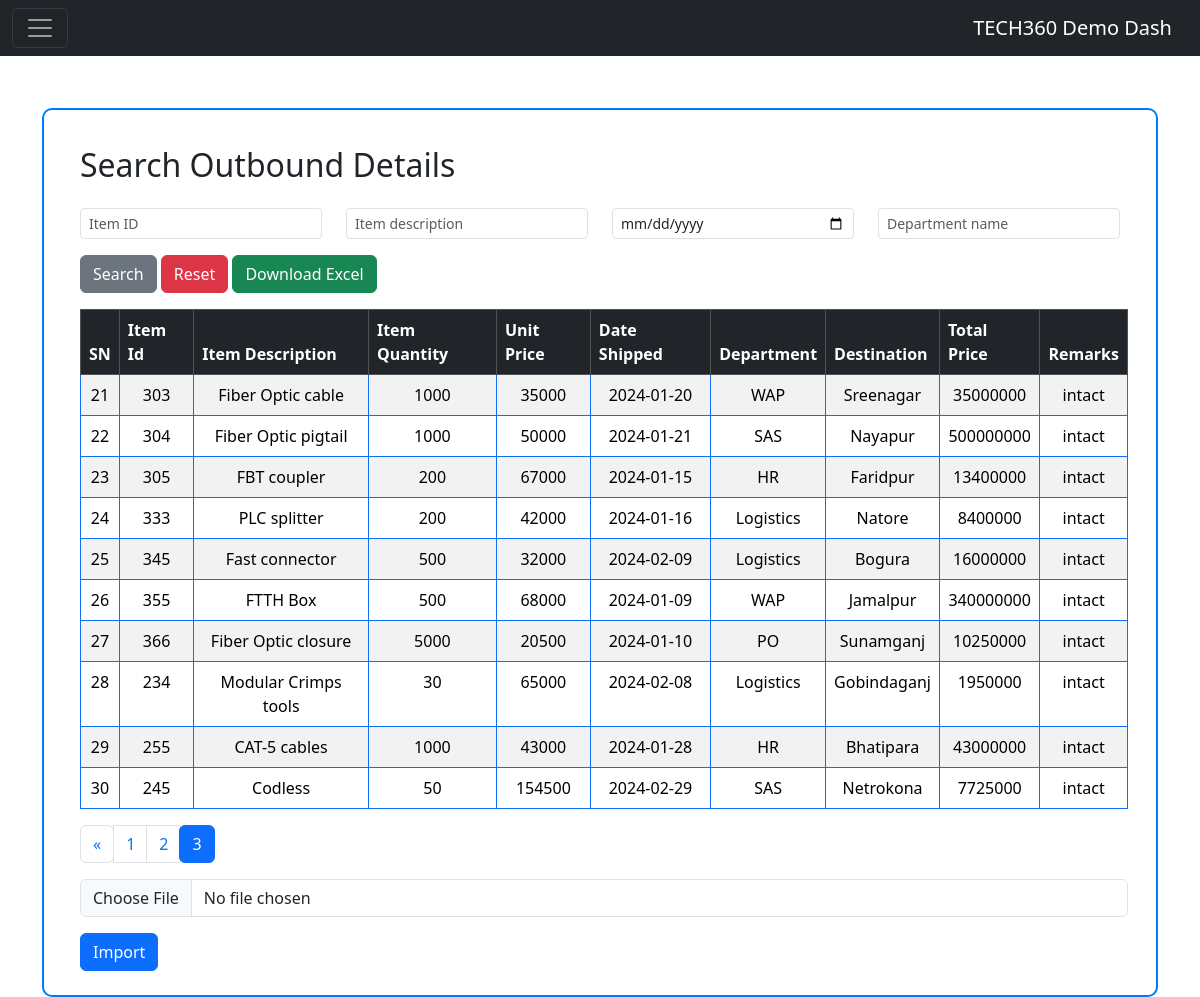
/outbound.php?page=3, run on the app's committed database.
### tables this page shows
CREATE TABLE `outbound` (
  `SN` int(3) NOT NULL,
  `item_id` varchar(6) NOT NULL,
  `item_description` varchar(50) NOT NULL,
  `item_quantity` varchar(100) NOT NULL,
  `unit_price` varchar(10000) NOT NULL,
  `date_shipped` date NOT NULL,
  `department` varchar(50) NOT NULL,
  `destination` varchar(50) NOT NULL,
  `total_price` varchar(100) NOT NULL,
  `remarks` varchar(500) NOT NULL
);

### outbound.php (the view, shortened to what this page needs)
<?php
$con = mysqli_connect('localhost', 'root', '', 'experiment');
?>
<!DOCTYPE html>
<html lang="en">
<head>
    <link rel="stylesheet" href="https://cdn.jsdelivr.net/npm/bootstrap@5.3.2/dist/css/bootstrap.rtl.min.css">
</head>
<body>
    <?php include 'index.php'; ?>
    <div class="container">
        <div class="row justify-content-center">
            <div class="col-md-12">
                <div class="container-box">
                    <form class="my-3 mx-3" method="post">
                        <h2 class="mb-4">Search Outbound Details</h2>
                        <div class="row">
                            <div class="col-md-3">
                                <input type="text" class="form-control form-control-sm mb-3" name="item_id" placeholder="Item ID">
                            </div>
                            <div class="col-md-3">
                                <input type="text" class="form-control form-control-sm mb-3" name="item_description" placeholder="Item description">
                            </div>
                            <div class="col-md-3">
                                <input type="date" class="form-control form-control-sm mb-3" name="date_shipped" placeholder="Extract Date">
                            </div>
                            <div class="col-md-3">
                                <input type="text" class="form-control form-control-sm mb-3" name="department" placeholder="Department name">
                            </div>
                        </div>
                        <div class="button-group">
                            <button type="submit" name="submit" class="btn btn-secondary">Search</button>
                            <button type="submit" name="reset" class="btn btn-danger">Reset</button>
                            <button type="submit" name="download_excel" class="btn btn-success">Download Excel</button>
                        </div>
                    </form>
                    <div class="container my-1 mx-1 table-container">
                        <table class="table table-bordered border-primary table-striped">
                            <thead class="table-dark">
                                <tr>
                                    <th>SN</th>
                                    <th>Item Id</th>
                                    <th>Item Description</th>
                                    <th>Item Quantity</th>
                                    <th>Unit Price</th>
                                    <th>Date Shipped</th>
                                    <th>Department</th>
                                    <th>Destination</th>
                                    <th>Total Price</th>
                                    <th>Remarks</th>
                                </tr>
                            </thead>
                            <tbody>
                                <?php
                                $columns_per_page = 10;
                                $records_per_page = $columns_per_page;
                                $current_page = isset($_GET['page']) ? $_GET['page'] : 1;
                                $start_from = ($current_page - 1) * $records_per_page;
                                if (!isset($_POST['submit'])) {
                                    $sql = "SELECT * FROM `outbound` WHERE SN <= 50 LIMIT $start_from, $records_per_page";
                                    $result = mysqli_query($con, $sql);
                                    while ($row = mysqli_fetch_assoc($result)) {
                                        echo "<tr>";
                                        echo '<td>' . $row['SN'] . '</td>
                                                <td>' . $row['item_id'] . '</td>
                                                <td>' . $row['item_description'] . '</td>
                                                <td>' . $row['item_quantity'] . '</td>
                                                <td>' . $row['unit_price'] . '</td>
                                                <td>' . $row['date_shipped'] . '</td>
                                                <td>' . $row['department'] . '</td>
                                                <td>' . $row['destination'] . '</td>
                                                <td>' . $row['total_price'] . '</td>
                                                <td>' . $row['remarks'] . '</td>';
                                        echo "</tr>";
                                    }
                                }
                                echo "</table>";
                                echo '<div>';
                                $total_records_sql = "SELECT COUNT(*) AS total_records FROM `outbound` WHERE SN <= 50";
                                $result = mysqli_query($con, $total_records_sql);
                                $total_records = mysqli_fetch_assoc($result)['total_records'];
                                $total_pages = ceil($total_records / $records_per_page);
                                echo '<nav aria-label="Page navigation example">';
                                echo '<ul class="pagination">';
                                if ($current_page > 1) {
                                    echo '<li class="page-item"><a class="page-link" href="?page=' . ($current_page - 1) . '" aria-label="Previous"><span aria-hidden="true">&laquo;</span></a></li>';
                                }
                                for ($i = 1; $i <= $total_pages; $i++) {
                                    echo '<li class="page-item ' . ($current_page == $i ? 'active' : '') . '"><a class="page-link" href="?page=' . $i . '">' . $i . '</a></li>';
                                }
                                echo '</ul>';
                                echo '</nav>';
                                ?>
                    </div>
                    <form action="" method="POST" enctype="multipart/form-data">
                    <input type="file" name="import_file" class="form-control" />
                    <button type="submit" name="save_excel_data" class="btn btn-primary mt-3">Import</button>
                </form>
                </div>
            </div>
        </div>
    </div>
    </div>
</body>
</html>

### outbound.php (style rules this page uses)
body { background-color: #f8f9fa; }
.container-box { border: 2px solid #007bff; padding: 20px; margin-top: 60px; border-radius: 10px; background-color: #fff; }
.form-control-sm { border-radius: 5px; }
.table-container { overflow-x: auto; }
table { width: 100%; border-collapse: collapse; }
th, td { padding: 5px; text-align: center; }
th { background-color: #007bff; color: #fff; }
tbody tr:nth-child(even) { background-color: #f2f2f2; }

### data on the page
outbound: SN "21", item "303", item_description "Fiber Optic cable", item_quantity "1000", unit_price "35000", date_shipped "2024-01-20", department "WAP", destination "Sreenagar", total_price "35000000", remarks "intact"
outbound: SN "22", item "304", item_description "Fiber Optic pigtail", item_quantity "1000", unit_price "50000", date_shipped "2024-01-21", department "SAS", destination "Nayapur", total_price "500000000", remarks "intact"
outbound: SN "23", item "305", item_description "FBT coupler", item_quantity "200", unit_price "67000", date_shipped "2024-01-15", department "HR", destination "Faridpur", total_price "13400000", remarks "intact"
outbound: SN "24", item "333", item_description "PLC splitter", item_quantity "200", unit_price "42000", date_shipped "2024-01-16", department "Logistics", destination "Natore", total_price "8400000", remarks "intact"
outbound: SN "25", item "345", item_description "Fast connector", item_quantity "500", unit_price "32000", date_shipped "2024-02-09", department "Logistics", destination "Bogura", total_price "16000000", remarks "intact"
outbound: SN "26", item "355", item_description "FTTH Box", item_quantity "500", unit_price "68000", date_shipped "2024-01-09", department "WAP", destination "Jamalpur", total_price "340000000", remarks "intact"
outbound: SN "27", item "366", item_description "Fiber Optic closure", item_quantity "5000", unit_price "20500", date_shipped "2024-01-10", department "PO", destination "Sunamganj", total_price "10250000", remarks "intact"
outbound: SN "28", item "234", item_description "Modular Crimps tools", item_quantity "30", unit_price "65000", date_shipped "2024-02-08", department "Logistics", destination "Gobindaganj", total_price "1950000", remarks "intact"
outbound: SN "29", item "255", item_description "CAT-5 cables", item_quantity "1000", unit_price "43000", date_shipped "2024-01-28", department "HR", destination "Bhatipara", total_price "43000000", remarks "intact"
outbound: SN "30", item "245", item_description "Codless", item_quantity "50", unit_price "154500", date_shipped "2024-02-29", department "SAS", destination "Netrokona", total_price "7725000", remarks "intact"
